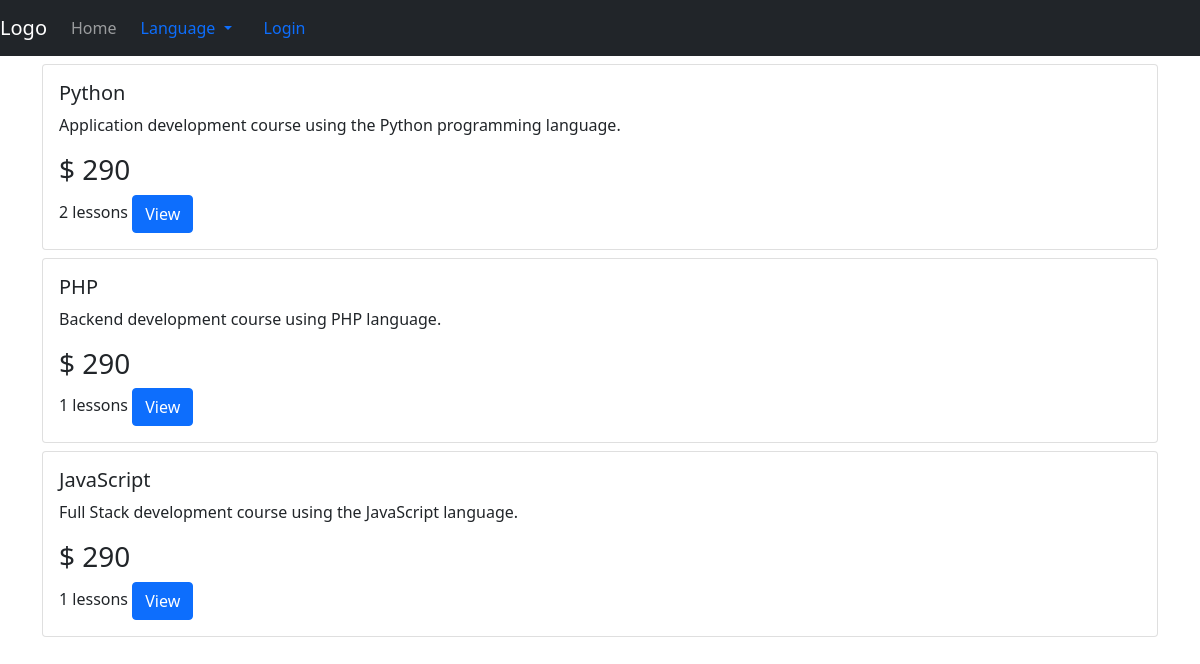
The page /en/ on the database its author committed.
### app/models.py (models this page shows, shortened)
class Courses(models.Model):
    name = models.CharField(max_length=200)
    desc = models.TextField(null=True, blank=True)
    price = models.IntegerField()
    def get_number_topics(self):
        count = Topics.objects.filter(course__id =self.id)
        return count.count()
    class Meta:
        verbose_name_plural = "courses"

### app/views.py (the view)
# urls.py: path('', views.home, name="home"),
def home(request):
    courses = Courses.objects.all()
    context = {"courses":courses}
    return render(request, 'app/index.html', context)

### app/templates/app/index.html (shortened to what this page needs)
{% extends 'app/base.html' %}
{% load i18n %}
{% block content %}
<div class ="container">
  {% for data in courses %}
    <div class="card mt-2">
      <div class="card-body">
        <h5 class="card-title">{{ data.name }}</h5>
        <p class="card-text">{{ data.desc }}.</p>
        <h3 id="price" class="card-title">$ {{ data.price }}</h3> <span>{{ data.get_number_topics }} {% trans "lessons" %}</span>
        <a href="{% url 'course' pk=data.id %}" class="btn btn-primary">{% trans "View" %}</a>
      </div>
    </div>
  {% endfor %}
</div>
{% endblock content %}

### rows shown on the page
Courses: name "Python", desc "Application development course using the Python programming language", price "290", get_number_topics "2"
Courses: name "PHP", desc "Backend development course using PHP language", price "290", get_number_topics "1"
Courses: name "JavaScript", desc "Full Stack development course using the JavaScript language", price "290", get_number_topics "1"
